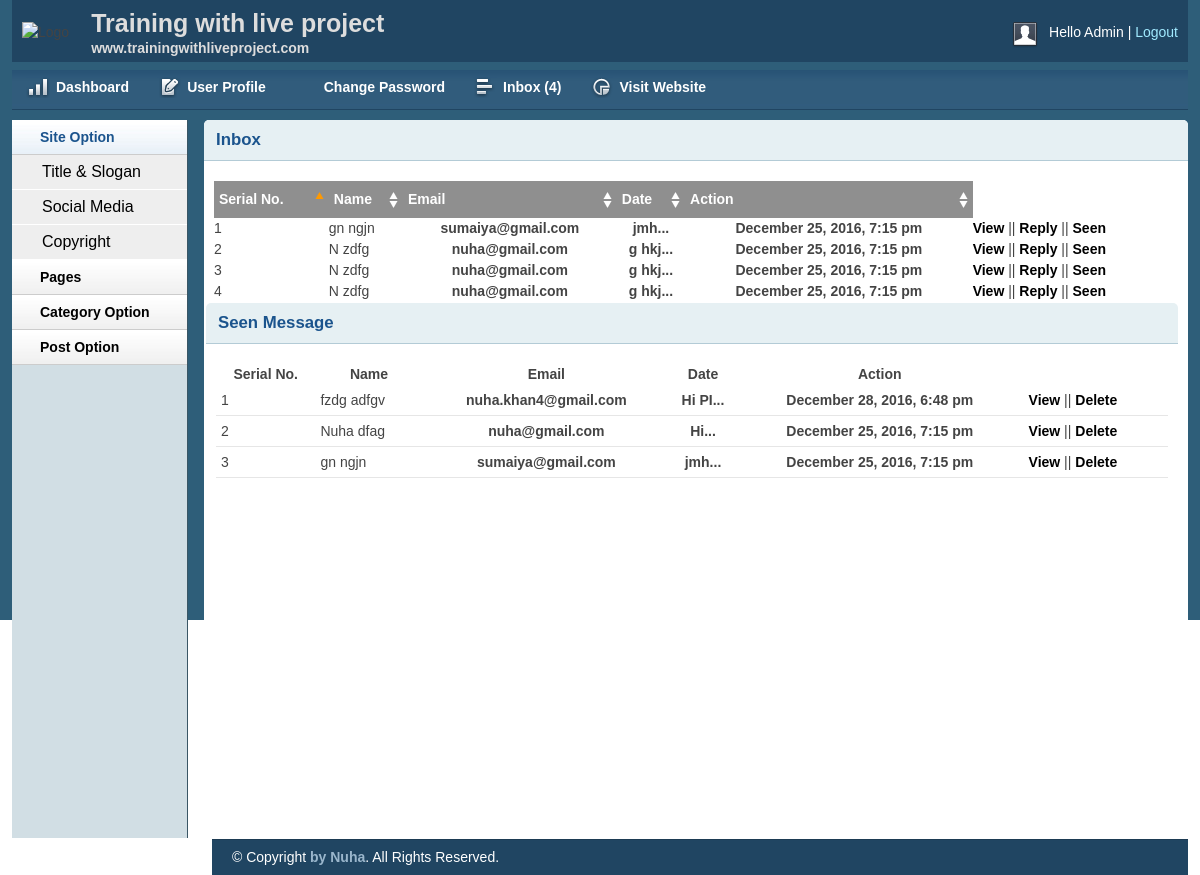
/Blog/admin/inbox.php (signed in), run on the app's committed database.
### tables this page shows
CREATE TABLE `tbl_contact` (
  `id` int(11) NOT NULL,
  `firstname` varchar(255) NOT NULL,
  `lastname` varchar(255) NOT NULL,
  `email` varchar(255) NOT NULL,
  `body` text NOT NULL,
  `status` int(11) NOT NULL DEFAULT '0',
  `date` timestamp NOT NULL DEFAULT CURRENT_TIMESTAMP
);

### Blog/lib/Database.php (called while the page is built, shortened)
<?php
Class Database{
	public $host   = DB_HOST;
	public $user   = DB_USER;
	public $pass   = DB_PASS;
	public $dbname = DB_NAME;
	public $link;
	private function connectDB(){
	$this->link = new mysqli($this->host, $this->user, $this->pass, $this->dbname);
 }
	public function select($query){
		$result = $this->link->query($query) or die($this->link->error.__LINE__);
		if($result->num_rows > 0){
			return $result;
		} else {
			return false;
		}
	}
}

### Blog/helpers/format.php (called while the page is built, shortened)
<?php
    class Format{
        public function formatDate($date){
           return date('F j, Y, g:i a', strtotime($date));
        }
        public function textShorten($text, $limit=400){
            $text = $text. " ";
            $text = substr($text, 0, $limit);
            $text = substr($text, 0, strrpos($text, ' '));
            $text = $text. "...";
            return $text;
        }
    }
?>

### Blog/admin/inbox.php (the view, shortened to what this page needs)
<?php
    include 'inc/header.php';
    include 'inc/sidebar.php';
?>
<div class="grid_10">
    <div class="box round first grid">
        <h2>Inbox</h2>
        <div class="block">
            <table class="data display datatable" id="example">
			<thead>
				<tr>
					<th>Serial No.</th>
                    <th> Name </th>
                    <th> Email </th>
                    <th> Date </th>
					<th>Action</th>
				</tr>
			</thead>
			<tbody>
            <?php
                $query = "SELECT * FROM tbl_contact WHERE status='0' order by id desc";
                $msg = $db->select($query);
                if ($msg) {
                    $i = 0;
                    while ($result = $msg->fetch_assoc()) {
                        $i++;
            ?>
				<tr class="odd gradeX">
					<td> <?php echo $i; ?> </td>
					<td> <?php echo $result['firstname'].' '.$result['lastname']; ?> </td>
                    <th> <?php echo $result['email']; ?> </th>
                    <th> <?php echo $fm->textShorten($result['body'], 30); ?> </th>
                    <th> <?php echo $fm->formatDate($result['date']); ?> </th>
					<td>
                        <a href="viewmsg.php?msgid=<?php echo $result['id']; ?>">
                        View</a> ||
                        <a href="replymsg.php?msgid=<?php echo $result['id']; ?>">Reply</a> ||
                        <a onclick="return confirm('Are you sure to move the message?')" href="?seenid=<?php echo $result['id']; ?>">Seen</a>
                    </td>
				</tr>
            <?php } } ?>
			</tbody>
		</table>
    </div>
    <div class="box round first grid">
    <h2>Seen Message</h2>
        <div class="block">
        <table class="data display datatable" id="example">
            <thead>
                <tr>
                    <th>Serial No.</th>
                    <th> Name </th>
                    <th> Email </th>
                    <th> Date </th>
                    <th>Action</th>
                </tr>
            </thead>
            <tbody>
            <?php
                $query = "SELECT * FROM tbl_contact WHERE status='1' order by id desc";
                $msg = $db->select($query);
                if ($msg) {
                    $i = 0;
                    while ($result = $msg->fetch_assoc()) {
                        $i++;
            ?>
                <tr class="odd gradeX">
                    <td> <?php echo $i; ?> </td>
                    <td> <?php echo $result['firstname'].' '.$result['lastname']; ?> </td>
                    <th> <?php echo $result['email']; ?> </th>
                    <th> <?php echo $fm->textShorten($result['body'], 30); ?> </th>
                    <th> <?php echo $fm->formatDate($result['date']); ?> </th>
                    <td>
                        <a href="viewmsg.php?msgid=<?php echo $result['id']; ?>">
                        View</a> ||
                        <a onclick="return confirm('Are you sure to delete?')"
                        href="?delid=<?php echo $result['id'] ?>"> Delete </a>
                    </td>
                </tr>
            <?php } } ?>
            </tbody>
        </table>
    </div>
</div>
<?php
    include 'inc/footer.php';
?>

### Blog/admin/css/text.css (style rules this page uses)
body { font: 13px/1.5 Tahoma, Helvetica, Arial, 'Liberation Sans', FreeSans, sans-serif; }
h2 { font-size: 23px; }
p, dl, hr, h1, h2, h3, h4, h5, h6, ol, ul, pre, table, address, fieldset { margin-bottom: 20px; }

### Blog/admin/css/grid.css (style rules this page uses)
.grid_1, .grid_2, .grid_3, .grid_4, .grid_5, .grid_6, .grid_7, .grid_8, .grid_9, .grid_10, .grid_11, .grid_12, .grid_13, .grid_14, .grid_15, .grid_16 { display: inline; float: left; margin-left: 1%; margin-right: 1%; }
.container_12 .grid_10 { width: 81.333%; }

### Blog/admin/css/layout.css (style rules this page uses)
body { background: #fff none repeat scroll 0 0; color: #444; font-size: 14px; padding: 0; }
a { color: #000; font-weight:bold; text-decoration: none; }
h1, h2, h3, h4, h5, h6 { line-height:1.2em; margin-bottom:.3em; }
h2 { margin-top:1em; }
.box { background:#fff; margin-bottom:20px; padding:10px 10px 10px 10px; margin-left:-8px; }
.box.grid { padding-bottom:40px; }
.box.round { -moz-border-radius: 5px 5px 0px 0px; -webkit-border-radius: 5px 5px 0px 0px; border-radius: 5px 5px 0px 0px; }
.box h2 { font-size:1.2em; font-weight:bold; color:#1B548D; background:#E6F0F3; margin:-10px -10px 0 -10px; padding:10px 12px; border-bottom:1px solid #B3CBD6; -moz-border-radius: 5px 5px 0px 0px; -webkit-border-radius: 5px 5px 0px 0px; border-radius: 5px 5px 0px 0px; }
.box.first { min-height: 406px; }
.block { padding-top:20px; }
.block { padding-bottom:1px; }
table.display { margin: 0 auto; clear: both; width: 100%; }
.sorting_asc { background: #8f8f8f url(../img/table/sort_asc.png) no-repeat center right; padding:8px 5px; text-align:left; color:#fff; }
.sorting { background:#8f8f8f url(../img/table/sort_both.png) no-repeat center right; padding:8px 5px; text-align:left; color:#fff; }
tr.odd { height: 30px; line-height: 30px; border-bottom:1px solid #e6e6e6; }
tr.odd td, tr.even td { padding-left:5px; }

### data on the page
tbl_contact: firstname "gn", lastname "ngjn", email "sumaiya@gmail.com", body "jmh...", date "December 25, 2016, 7:15 pm"
tbl_contact: firstname "N", lastname "zdfg", email "nuha@gmail.com", body "g hkj...", date "December 25, 2016, 7:15 pm"
tbl_contact: firstname "N", lastname "zdfg", email "nuha@gmail.com", body "g hkj...", date "December 25, 2016, 7:15 pm"
tbl_contact: firstname "N", lastname "zdfg", email "nuha@gmail.com", body "g hkj...", date "December 25, 2016, 7:15 pm"
tbl_contact: firstname "fzdg", lastname "adfgv", email "nuha.khan4@gmail.com", body "Hi PI...", date "December 28, 2016, 6:48 pm"
tbl_contact: firstname "Nuha", lastname "dfag", email "nuha@gmail.com", body "Hi...", date "December 25, 2016, 7:15 pm"
tbl_contact: firstname "gn", lastname "ngjn", email "sumaiya@gmail.com", body "jmh...", date "December 25, 2016, 7:15 pm"

### other printed values
$count "4"
